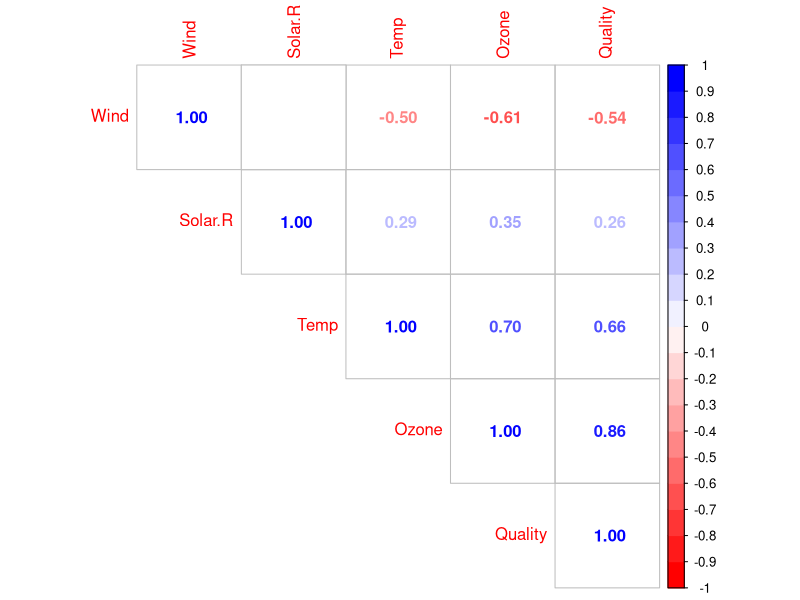

Recreate this plot in R.
### STUDIO DI CORRELAZIONE ###

data(airquality)
aria = na.omit(airquality)
data = aria[c(1,2,3,4)]
quality_treshold = 120

#CONVERSIONE DELLE VARIABILI IN SISTEMA INTERNAZIONALE DI MISURA
data$Ozone <- data$Ozone * 2 # converto da ppb a mug/m3
data$Solar.R <- data$Solar.R * 41840 # converto da Ly a J/m2
data$Wind <- round(data$Wind / 2.24, 3) # converto da mph a m/s
data$Temp <- round((data$Temp - 32) / 1.8, 3) # converto da farnheit a celsius
Quality <- as.numeric(data$Ozone > quality_treshold)
data$Quality <- Quality #aggiungo la variabile al mio dataset

attach(data)

library(corrplot)

# mat : is a matrix of data
# ... : further arguments to pass to the native R cor.test function
cor.mtest <- function(mat, ...) {
  mat <- as.matrix(mat)
  n <- ncol(mat)
  p.mat<- matrix(NA, n, n)
  diag(p.mat) <- 0
  for (i in 1:(n - 1)) {
    for (j in (i + 1):n) {
      tmp <- cor.test(mat[, i], mat[, j], ...)
      p.mat[i, j] <- p.mat[j, i] <- tmp$p.value
    }
  }
  colnames(p.mat) <- rownames(p.mat) <- colnames(mat)
  p.mat
}
# matrix of the p-value of the correlation
p.mat <- cor.mtest(data)
M <- cor(data)
col<- colorRampPalette(c("red", "white", "blue"))(20)
corrplot(M, method = "number", type = "upper", order = "hclust", col=col, p.mat = p.mat, sig.level = 0.01, insig = "blank")

detach(data)